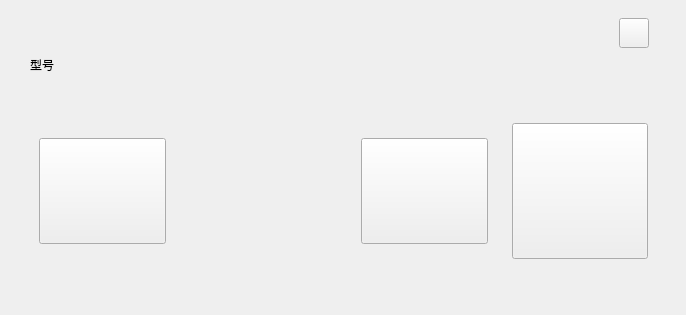
<?xml version="1.0" encoding="UTF-8"?>
<ui version="4.0">
 <class>BalloonVolume</class>
 <widget class="QWidget" name="BalloonVolume">
  <property name="geometry">
   <rect>
    <x>0</x>
    <y>0</y>
    <width>686</width>
    <height>315</height>
   </rect>
  </property>
  <property name="minimumSize">
   <size>
    <width>686</width>
    <height>315</height>
   </size>
  </property>
  <property name="maximumSize">
   <size>
    <width>686</width>
    <height>315</height>
   </size>
  </property>
  <property name="windowTitle">
   <string>BalloonVolume</string>
  </property>
  <widget class="QLabel" name="Label">
   <property name="geometry">
    <rect>
     <x>0</x>
     <y>0</y>
     <width>686</width>
     <height>315</height>
    </rect>
   </property>
   <property name="minimumSize">
    <size>
     <width>686</width>
     <height>315</height>
    </size>
   </property>
   <property name="maximumSize">
    <size>
     <width>686</width>
     <height>315</height>
    </size>
   </property>
   <property name="text">
    <string/>
   </property>
  </widget>
  <widget class="QPushButton" name="Help_Button">
   <property name="geometry">
    <rect>
     <x>619</x>
     <y>18</y>
     <width>30</width>
     <height>30</height>
    </rect>
   </property>
   <property name="minimumSize">
    <size>
     <width>30</width>
     <height>30</height>
    </size>
   </property>
   <property name="maximumSize">
    <size>
     <width>30</width>
     <height>30</height>
    </size>
   </property>
   <property name="text">
    <string/>
   </property>
  </widget>
  <widget class="QPushButton" name="Finish_Button">
   <property name="geometry">
    <rect>
     <x>512</x>
     <y>123</y>
     <width>136</width>
     <height>136</height>
    </rect>
   </property>
   <property name="minimumSize">
    <size>
     <width>136</width>
     <height>136</height>
    </size>
   </property>
   <property name="maximumSize">
    <size>
     <width>136</width>
     <height>136</height>
    </size>
   </property>
   <property name="text">
    <string/>
   </property>
  </widget>
  <widget class="QPushButton" name="Reduce_Button">
   <property name="geometry">
    <rect>
     <x>39</x>
     <y>138</y>
     <width>127</width>
     <height>106</height>
    </rect>
   </property>
   <property name="minimumSize">
    <size>
     <width>127</width>
     <height>106</height>
    </size>
   </property>
   <property name="maximumSize">
    <size>
     <width>127</width>
     <height>106</height>
    </size>
   </property>
   <property name="text">
    <string/>
   </property>
  </widget>
  <widget class="QPushButton" name="Add_Button">
   <property name="geometry">
    <rect>
     <x>361</x>
     <y>138</y>
     <width>127</width>
     <height>106</height>
    </rect>
   </property>
   <property name="minimumSize">
    <size>
     <width>127</width>
     <height>106</height>
    </size>
   </property>
   <property name="maximumSize">
    <size>
     <width>127</width>
     <height>106</height>
    </size>
   </property>
   <property name="text">
    <string/>
   </property>
  </widget>
  <widget class="QLabel" name="Capacity_Label">
   <property name="geometry">
    <rect>
     <x>200</x>
     <y>159</y>
     <width>84</width>
     <height>60</height>
    </rect>
   </property>
   <property name="minimumSize">
    <size>
     <width>84</width>
     <height>60</height>
    </size>
   </property>
   <property name="maximumSize">
    <size>
     <width>84</width>
     <height>60</height>
    </size>
   </property>
   <property name="font">
    <font>
     <family>思源黑体 CN Bold</family>
     <bold>true</bold>
    </font>
   </property>
   <property name="text">
    <string>&lt;html&gt;&lt;head/&gt;&lt;body&gt;&lt;p&gt;&lt;br/&gt;&lt;/p&gt;&lt;/body&gt;&lt;/html&gt;</string>
   </property>
   <property name="alignment">
    <set>Qt::AlignCenter</set>
   </property>
  </widget>
  <widget class="QLabel" name="Label_2">
   <property name="geometry">
    <rect>
     <x>30</x>
     <y>50</y>
     <width>50</width>
     <height>30</height>
    </rect>
   </property>
   <property name="minimumSize">
    <size>
     <width>50</width>
     <height>30</height>
    </size>
   </property>
   <property name="maximumSize">
    <size>
     <width>50</width>
     <height>30</height>
    </size>
   </property>
   <property name="text">
    <string>型号</string>
   </property>
  </widget>
  <widget class="QLabel" name="Model_Label">
   <property name="geometry">
    <rect>
     <x>80</x>
     <y>50</y>
     <width>45</width>
     <height>30</height>
    </rect>
   </property>
   <property name="minimumSize">
    <size>
     <width>45</width>
     <height>30</height>
    </size>
   </property>
   <property name="maximumSize">
    <size>
     <width>45</width>
     <height>30</height>
    </size>
   </property>
   <property name="text">
    <string/>
   </property>
  </widget>
 </widget>
 <resources/>
 <connections/>
</ui>
